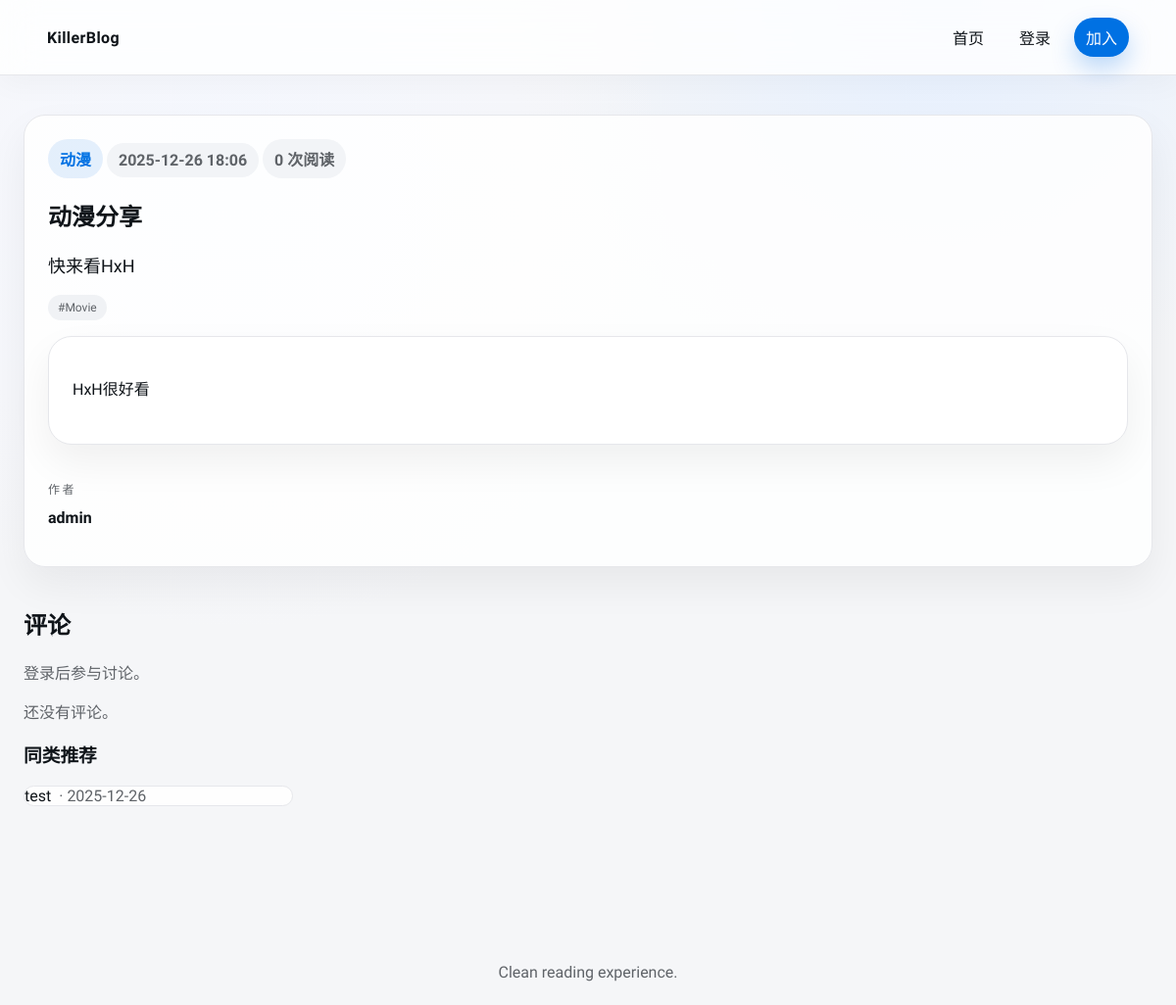
/posts/the-godfather/, run on an earlier commit of the app's database.
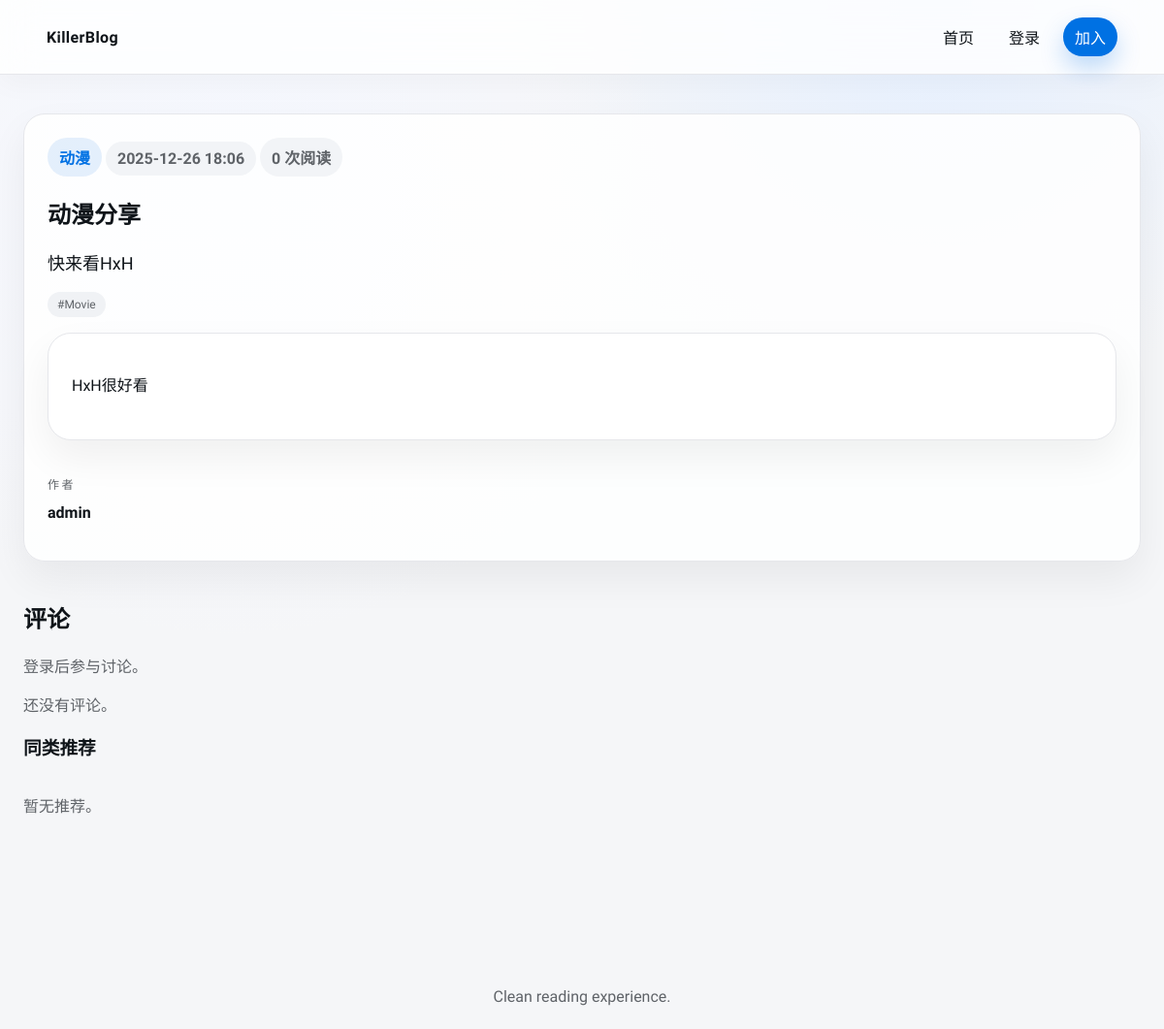
And on a later commit of the database.
### blog/models.py (models this page shows, shortened)
class Tag(models.Model):
    name = models.CharField('标签', max_length=50, unique=True)
    slug = models.SlugField('标识', max_length=60, unique=True)
    class Meta:
        verbose_name = '标签'
        verbose_name_plural = '标签'

class Post(models.Model):
    DRAFT = 'draft'
    PUBLISHED = 'published'
    STATUS_CHOICES = [
        (DRAFT, '草稿'),
        (PUBLISHED, '已发布'),
    ]
    author = models.ForeignKey(settings.AUTH_USER_MODEL, on_delete=models.CASCADE, related_name='posts')
    title = models.CharField('标题', max_length=200)
    slug = models.SlugField('标识', max_length=220, unique=True)
    excerpt = models.CharField('摘要', max_length=220, blank=True)
    content = models.TextField('内容')
    cover_image = models.ImageField('封面图', upload_to='posts/covers/', blank=True, null=True)
    category = models.ForeignKey(Category, on_delete=models.SET_NULL, null=True, related_name='posts')
    tags = models.ManyToManyField(Tag, related_name='posts', blank=True)
    status = models.CharField('状态', max_length=10, choices=STATUS_CHOICES, default=DRAFT)
    allow_comment = models.BooleanField('允许评论', default=True)
    views = models.PositiveIntegerField('浏览数', default=0)
    created_at = models.DateTimeField('创建时间', auto_now_add=True)
    updated_at = models.DateTimeField('更新时间', auto_now=True)
    class Meta:
        ordering = ['-created_at']
        verbose_name = '文章'
        verbose_name_plural = '文章'
    def get_absolute_url(self):
        from django.urls import reverse
        return reverse('blog:post-detail', kwargs={'slug': self.slug})

### blog/views.py (the view, shortened to what this page needs)
# urls.py: path('posts/<slug:slug>/', PostDetailView.as_view(), name='post-detail'),
class PostDetailView(DetailView):
    model = Post
    template_name = 'blog/post_detail.html'
    slug_field = 'slug'
    slug_url_kwarg = 'slug'
    def get_queryset(self):
        return Post.objects.select_related('author', 'category').prefetch_related('tags', 'comments__author')
    def get(self, request, *args, **kwargs):
        response = super().get(request, *args, **kwargs)
        Post.objects.filter(pk=self.object.pk).update(views=F('views') + 1)
        return response
    def get_context_data(self, **kwargs):
        context = super().get_context_data(**kwargs)
        context['related_posts'] = Post.objects.filter(status=Post.PUBLISHED, category=self.object.category).exclude(pk=self.object.pk)[:3]
        return context

### blog/templatetags/blog_extras.py (called while the page is built)
@register.filter
def markdown(value):
    if not value:
        return ''
    return markdown2.markdown(value, extras=["fenced-code-blocks", "tables"])

### templates/blog/post_detail.html (shortened to what this page needs)
{% extends 'base.html' %}
{% load blog_extras %}
{% block content %}
<article class="panel">
  <header class="article__header">
    <div class="article__meta">
      {% if object.category %}<span class="pill pill--soft">{{ object.category.name }}</span>{% endif %}
      <span class="pill">{{ object.created_at|date:"Y-m-d H:i" }}</span>
      <span class="pill">{{ object.views }} 次阅读</span>
    </div>
    <h1>{{ object.title }}</h1>
    <p class="lede">{{ object.excerpt }}</p>
    <div class="chip-row">{% for tag in object.tags.all %}<span class="chip">#{{ tag.name }}</span>{% endfor %}</div>
  </header>
  <div class="article__body">{{ object.content|markdown|safe }}</div>
  <footer class="article__footer">
    <div class="author">
      <div>
        <p class="eyebrow">作者</p>
        <strong>{{ object.author.username }}</strong>
      </div>
    </div>
  </footer>
</article>
<section class="comments">
  <h2>评论</h2>
  {% if user.is_authenticated and object.allow_comment %}
  <form method="post" class="comment-form">
    {% csrf_token %}
    <textarea name="content" rows="3" placeholder="分享你的想法"></textarea>
    <button class="button primary" type="submit">发布</button>
  </form>
  {% elif not user.is_authenticated %}
    <p class="muted">登录后参与讨论。</p>
  {% endif %}
  <div class="comment-list">
    {% for comment in object.comments.all %}
      <div class="comment">
        <div class="comment__meta">{{ comment.author.username }} · {{ comment.created_at|date:"Y-m-d H:i" }}</div>
        <p>{{ comment.content }}</p>
        {% if comment.replies.all %}
          <div class="replies">
            {% for reply in comment.replies.all %}
              <div class="comment reply">
                <div class="comment__meta">{{ reply.author.username }} · {{ reply.created_at|date:"Y-m-d H:i" }}</div>
                <p>{{ reply.content }}</p>
              </div>
            {% endfor %}
          </div>
        {% endif %}
      </div>
    {% empty %}
      <p class="muted">还没有评论。</p>
    {% endfor %}
  </div>
</section>
<section class="related">
  <h3>同类推荐</h3>
  <div class="card-grid">
    {% for p in related_posts %}
      <article class="card compact"><a href="{{ p.get_absolute_url }}">{{ p.title }}</a><span class="muted"> · {{ p.created_at|date:"Y-m-d" }}</span></article>
    {% empty %}<p class="muted">暂无推荐。</p>{% endfor %}
  </div>
</section>
{% endblock %}

What changed in the data, as far as the page shows it:
removed Post: title "test", created_at "2025-12-26"
Also different on the page:
text now shown: "暂无推荐。"
